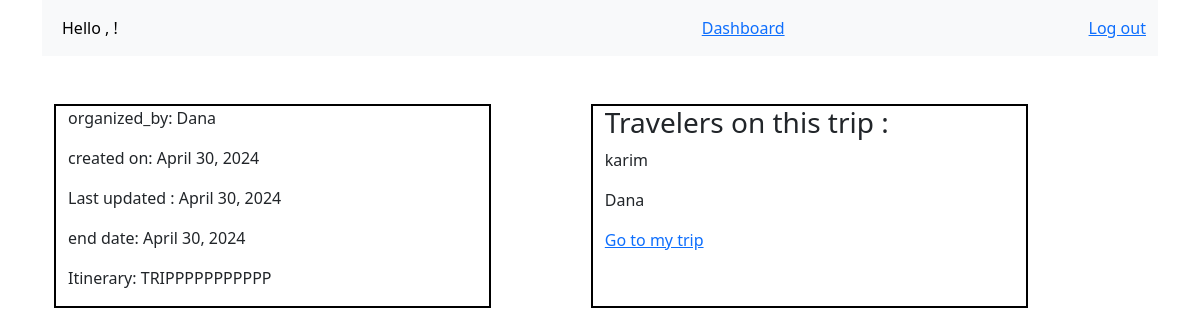
Screenshot of /details/3 with the database file from the repository.
### app1/models.py (models this page shows)
class Trip(models.Model):
    destination = models.CharField(max_length=100)
    start_date = models.DateField()
    end_date = models.DateField()
    Itinerary = models.TextField()
    organizer = models.ForeignKey(User, on_delete=models.CASCADE)
    created_at = models.DateField(auto_now_add=True)
    updated_at = models.DateField(auto_now=True)
    travelers = models.ManyToManyField(User, related_name='travelers')
    objects = TripManger()

class User(models.Model):
    first_name = models.CharField(max_length=50)
    last_name = models.CharField(max_length=50)
    email = models.EmailField(unique=True)
    password = models.CharField(max_length=50)
    objects = UsersManger()

### app1/views.py (the view)
# urls.py: path('details/<int:pk>', views.details, name='details'),
def details(request, pk):
    trip = Trip.objects.get(pk=pk)
    context = {
        'trip': trip
    }
    return render(request, "if_not_organized_by.html", context)

### app1/templates/if_not_organized_by.html (shortened to what this page needs)
{% extends './base.html' %}
{% block content %}
<div class="container text-left mt-6">
    <div class="row mt-5" >
        <div class=" col-lg-6" style="border: 2px solid black; max-width: 40%;">
            <div>
                <p>organized_by: {{trip.organizer.first_name}}</p>
                <p>created on: {{trip.created_at}}</p>
                <p>Last updated : {{trip.updated_at}}</p>
                <p>end date: {{ trip.end_date }} </p>
                <p>Itinerary: {{trip.Itinerary}} </p>
            </div>
        </div>
        <div class=" col-lg-6" style="border: 2px solid black; max-width: 40%; margin-left: 100px;">
            <div class="pairent">
                <h1 class="h3">Travelers on this trip :</h1>
                {% for user in trip.travelers.all %}
                <p>{{user.first_name}}</p>
                {% endfor %}
                <a class="my_trip" style="text-decoration: underline;" href="{% url 'app1:my_trips' %}">Go to
                    my trip </a>
            </div>
        </div>
    </div>
</div>
{% endblock content %}

### rows the page displays
Trip: organizer.first_name "Dana", created_at "April 30, 2024", updated_at "April 30, 2024", end_date "April 30, 2024", Itinerary "TRIPPPPPPPPPPP"
User: first_name "karim"
User: first_name "Dana"
